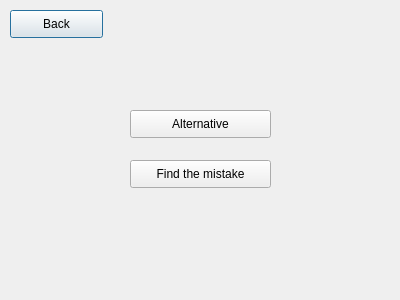
<?xml version="1.0" encoding="UTF-8"?>
<ui version="4.0">
 <class>AddTest</class>
 <widget class="QDialog" name="AddTest">
  <property name="geometry">
   <rect>
    <x>0</x>
    <y>0</y>
    <width>400</width>
    <height>300</height>
   </rect>
  </property>
  <property name="windowTitle">
   <string>Dialog</string>
  </property>
  <widget class="QPushButton" name="back">
   <property name="geometry">
    <rect>
     <x>10</x>
     <y>10</y>
     <width>93</width>
     <height>28</height>
    </rect>
   </property>
   <property name="text">
    <string>Back</string>
   </property>
  </widget>
  <widget class="QPushButton" name="pushButton">
   <property name="geometry">
    <rect>
     <x>130</x>
     <y>110</y>
     <width>141</width>
     <height>28</height>
    </rect>
   </property>
   <property name="text">
    <string>Alternative</string>
   </property>
  </widget>
  <widget class="QPushButton" name="mistake">
   <property name="geometry">
    <rect>
     <x>130</x>
     <y>160</y>
     <width>141</width>
     <height>28</height>
    </rect>
   </property>
   <property name="text">
    <string>Find the mistake</string>
   </property>
  </widget>
 </widget>
 <resources/>
 <connections/>
</ui>
